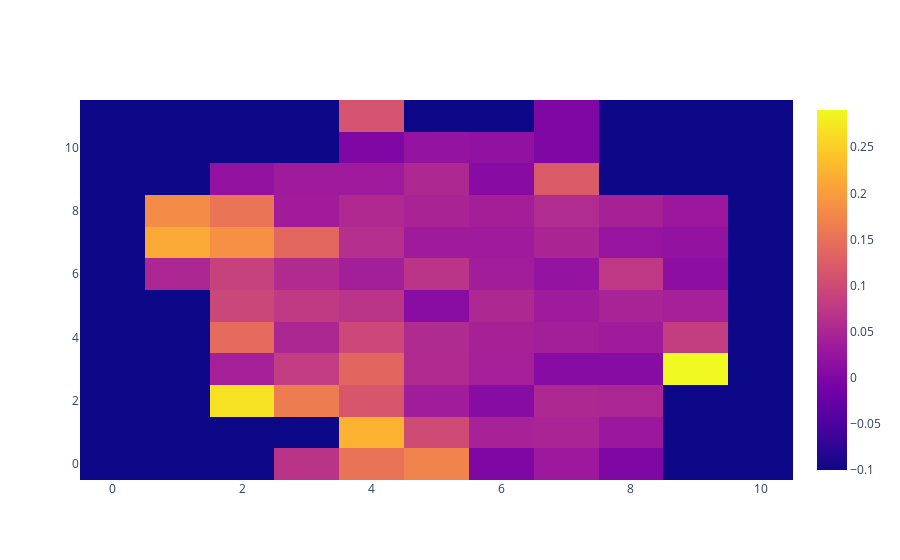

The cell this chart's notebook holds for it:
### Code cell
on_rate = np.full(ctx_info.get_ctx_space_shape(), -0.1)
xx = []
for dis in data["HomeOffice"]:
    on_rate[dis["coor"]] = dis["distribution"][1] / (dis["distribution"][0] + dis["distribution"][1])
    xx.append({"coor": dis["coor"], "on": dis["distribution"][1] / (dis["distribution"][0] + dis["distribution"][1])})
# print(sorted(xx, key=lambda x: -x["on"])[0:20])

fig = go.Figure(data=go.Heatmap(z=np.transpose(on_rate)))
fig.show()

### Figure 1 — Plotly figure (JSON) as saved in the notebook; plotly's stock layout.template omitted (floating-point values rounded to 4 significant figures; data arrays with more than 128 entries replaced by an {"elided": "..."} marker saying what was removed)
{"data": [{"type": "heatmap", "z": {"elided": "12x11 float values"}}], "layout": {}}
